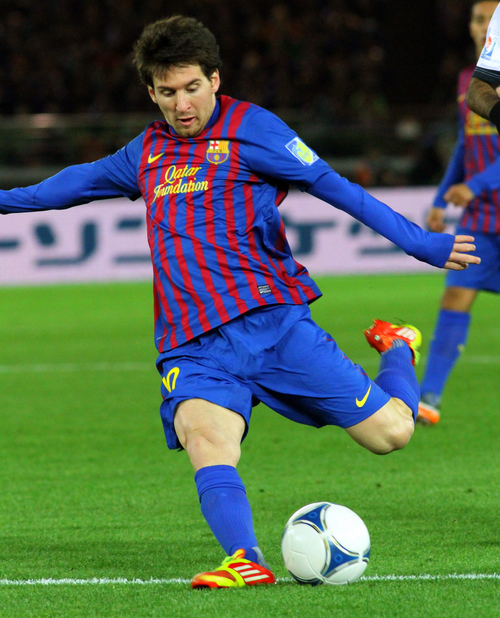
#> input picture OpenCV-And-ImageProcessing-Basic/Image-Basic/messi2.png, 500 x 618 px
$ python sub1.py
#> lines starting #> are read from the running program, lines starting #| are printed output that depends on the picture
#Topic : Subplot using pyplot
#REMEMBER:-->>  MATPLOTLIB->RGB and OPEN_CV->BGR

import cv2
from matplotlib import pyplot as plt

pic = cv2.imread('messi2.png')
#> pic is the input picture: shape (618, 500, 3); mean B, G, R 78.2, 101.3, 78.3
gray = cv2.cvtColor(pic, cv2.COLOR_BGR2GRAY)
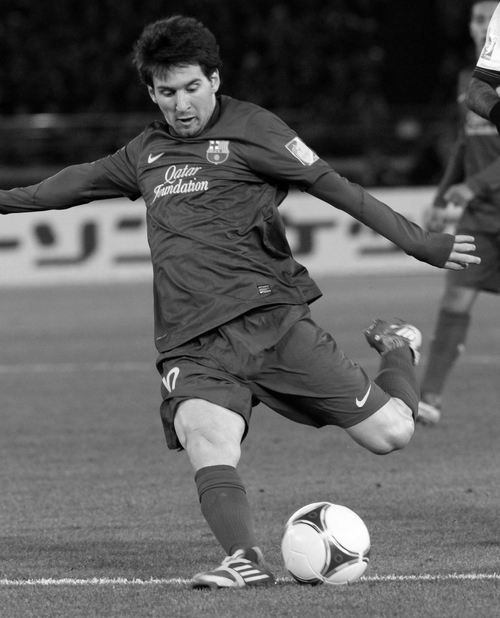
#> gray: shape (618, 500); min 0, max 255, mean 91.8

tweaked_image = cv2.cvtColor(pic,cv2.COLOR_BGR2RGB)
figure = plt.figure()
plt.subplot(1,2,1),plt.title("Original Image"), plt.imshow(tweaked_image)
plt.subplot(1,2,2),plt.title("Grayscale Image"),plt.imshow(gray,cmap="gray")

plt.show()
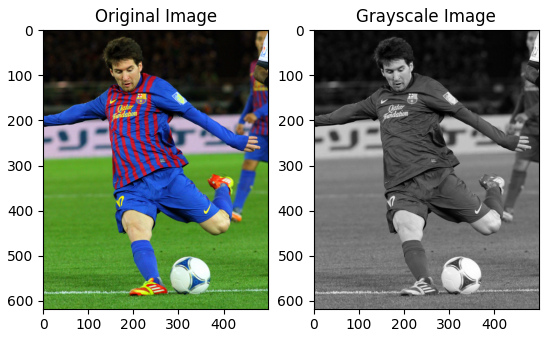
#> figure drawn by matplotlib, 2 panels

$ run again, with OpenCV-And-ImageProcessing-Basic/Image-Basic/coffee.jpg saved as OpenCV-And-ImageProcessing-Basic/Image-Basic/messi2.png
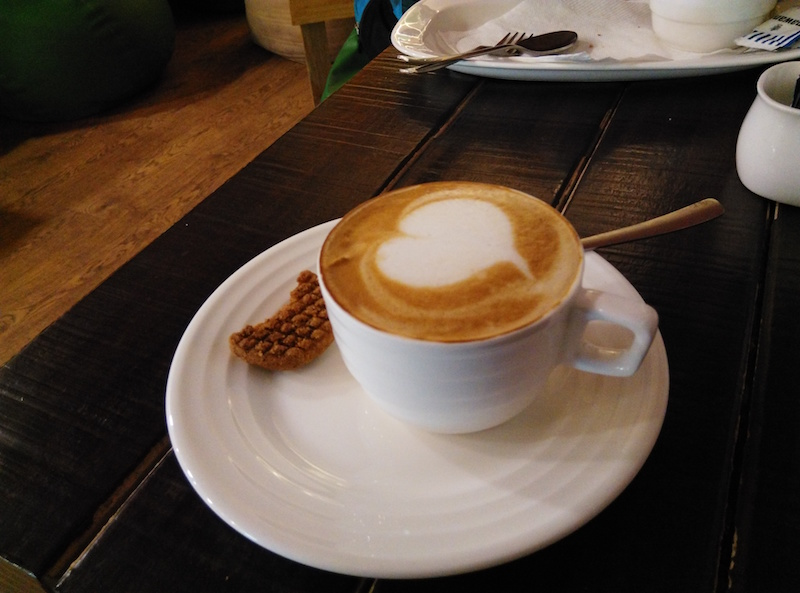
#> input picture OpenCV-And-ImageProcessing-Basic/Image-Basic/coffee.jpg, 800 x 593 px
#> pic is the input picture: shape (593, 800, 3); mean B, G, R 59.8, 72.1, 87.9
#> `gray = cv2.cvtColor(pic, cv2.COLOR_BGR2GRAY)`:
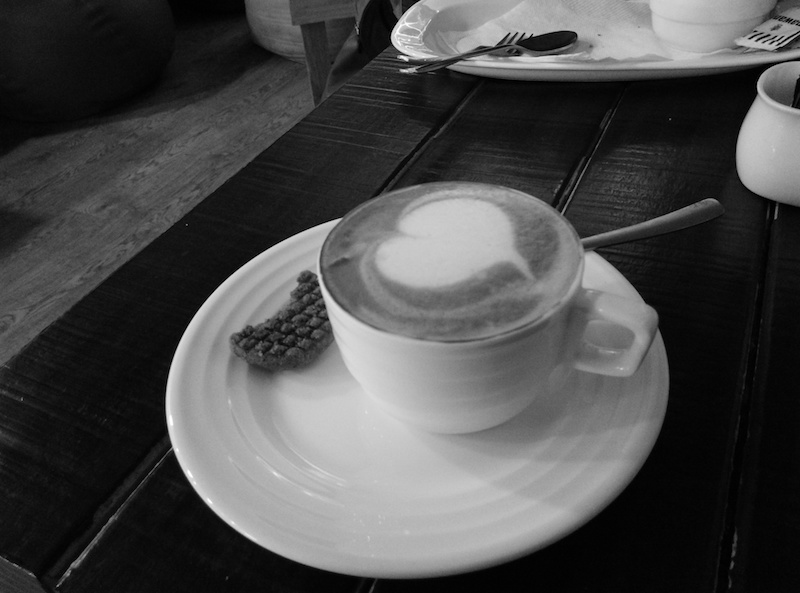
#> gray: shape (593, 800); min 0, max 255, mean 75.4
#> `plt.show()`:
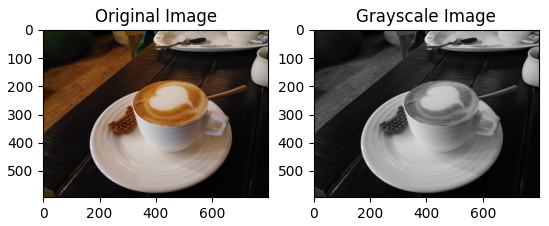
#> figure drawn by matplotlib, 2 panels
